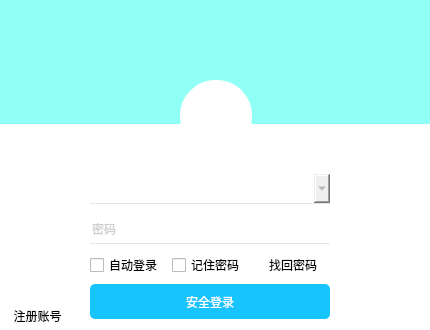
<?xml version="1.0" encoding="UTF-8"?>
<ui version="4.0">
 <class>Login</class>
 <widget class="QWidget" name="Login">
  <property name="geometry">
   <rect>
    <x>0</x>
    <y>0</y>
    <width>430</width>
    <height>330</height>
   </rect>
  </property>
  <property name="minimumSize">
   <size>
    <width>430</width>
    <height>330</height>
   </size>
  </property>
  <property name="maximumSize">
   <size>
    <width>430</width>
    <height>330</height>
   </size>
  </property>
  <property name="windowTitle">
   <string>Login</string>
  </property>
  <property name="styleSheet">
   <string notr="true">QLabel
{
	background-color: rgb(144, 255, 246);
}
.QWidget
{
	background-color:rgb(255, 255, 255)
}
QPushButton
{
	border:one;
}
QPushButton#btnMin
{
	
	image: url(:/images/min.png);
}
QPushButton#btnClose
{
	
	image: url(:/images/close.png);
}
QPushButton#btnMin:hover
{
	background-color:rgba(190,190,190,200); 
}
QPushButton#btnClose:hover
{
	background-color:rgb(255,84,57);
}
QPushButton#btnLogin
{
	background-color:rgb(23,196,252);
	border-radius:5px;
	font:normal 15px &quot;微软雅黑&quot;;
	color:white;
}
QPushButton#btnQrcode
{
	image:url(:/images/qrcode.png)
}
QPushButton#btnQrcode:hover
{
	image:url(:/images/qrcode-hover.png)
}
QComboBox,QLineEdit
{
	border:none;
	border-bottom:1px solid rgb(229,229,229);
	font:normal  &quot;宋体&quot;;
	color:rgb(154,154,154);
}
QComboBox:hover,QLineEdit:hover
{
	border-bottom:1px solid rgb(193,193,193)
}
QComboBox:focus,QLineEdit:focus
{
	border-bottom:1px solid rgb(18,183,245)
}
QComboBox::drop-down
{
	min-width:25px;
	border-image:url(:/images/drop-down.png)
}
QComboBox::drop-down:hover
{
	border-image:url(:/images/drop-down-hover.png)
}
QComboBox::drop-down:checked
{
	border-image:url(:/images/drop-down-on-hover.png)
}
QLabel#labportrait
{
	min-width:70px;
	min-height:70px;
	max-width:70px;
	max-height:70px;
	border-radius:35px;
	border:1px solid white;
	background:white
}</string>
  </property>
  <widget class="QLabel" name="labtop">
   <property name="geometry">
    <rect>
     <x>0</x>
     <y>0</y>
     <width>431</width>
     <height>124</height>
    </rect>
   </property>
   <property name="minimumSize">
    <size>
     <width>0</width>
     <height>124</height>
    </size>
   </property>
   <property name="maximumSize">
    <size>
     <width>16777215</width>
     <height>124</height>
    </size>
   </property>
   <property name="text">
    <string/>
   </property>
   <property name="pixmap">
    <pixmap resource="images.qrc">:/images/gif_label.gif</pixmap>
   </property>
  </widget>
  <widget class="QWidget" name="widget" native="true">
   <property name="geometry">
    <rect>
     <x>0</x>
     <y>124</y>
     <width>430</width>
     <height>206</height>
    </rect>
   </property>
   <widget class="QPushButton" name="btnRegister">
    <property name="geometry">
     <rect>
      <x>0</x>
      <y>180</y>
      <width>75</width>
      <height>24</height>
     </rect>
    </property>
    <property name="text">
     <string>注册账号</string>
    </property>
   </widget>
   <widget class="QPushButton" name="btnQrcode">
    <property name="geometry">
     <rect>
      <x>390</x>
      <y>170</y>
      <width>32</width>
      <height>32</height>
     </rect>
    </property>
    <property name="text">
     <string/>
    </property>
   </widget>
   <widget class="QPushButton" name="btnLogin">
    <property name="geometry">
     <rect>
      <x>90</x>
      <y>160</y>
      <width>240</width>
      <height>35</height>
     </rect>
    </property>
    <property name="text">
     <string>安全登录</string>
    </property>
   </widget>
   <widget class="QComboBox" name="username">
    <property name="geometry">
     <rect>
      <x>90</x>
      <y>50</y>
      <width>240</width>
      <height>30</height>
     </rect>
    </property>
    <property name="editable">
     <bool>true</bool>
    </property>
   </widget>
   <widget class="QLineEdit" name="passwd">
    <property name="geometry">
     <rect>
      <x>90</x>
      <y>90</y>
      <width>240</width>
      <height>30</height>
     </rect>
    </property>
    <property name="placeholderText">
     <string>密码</string>
    </property>
   </widget>
   <widget class="QWidget" name="">
    <property name="geometry">
     <rect>
      <x>90</x>
      <y>130</y>
      <width>241</width>
      <height>22</height>
     </rect>
    </property>
    <layout class="QHBoxLayout" name="horizontalLayout">
     <item>
      <widget class="QCheckBox" name="checkBox">
       <property name="text">
        <string>自动登录</string>
       </property>
      </widget>
     </item>
     <item>
      <widget class="QCheckBox" name="checkBox_2">
       <property name="text">
        <string>记住密码</string>
       </property>
      </widget>
     </item>
     <item>
      <widget class="QPushButton" name="pushButton">
       <property name="text">
        <string>找回密码</string>
       </property>
      </widget>
     </item>
    </layout>
   </widget>
  </widget>
  <widget class="QPushButton" name="btnMin">
   <property name="geometry">
    <rect>
     <x>370</x>
     <y>0</y>
     <width>31</width>
     <height>31</height>
    </rect>
   </property>
   <property name="text">
    <string/>
   </property>
  </widget>
  <widget class="QPushButton" name="btnClose">
   <property name="geometry">
    <rect>
     <x>400</x>
     <y>0</y>
     <width>31</width>
     <height>31</height>
    </rect>
   </property>
   <property name="text">
    <string/>
   </property>
  </widget>
  <widget class="QLabel" name="labportrait">
   <property name="geometry">
    <rect>
     <x>180</x>
     <y>80</y>
     <width>72</width>
     <height>72</height>
    </rect>
   </property>
   <property name="minimumSize">
    <size>
     <width>72</width>
     <height>72</height>
    </size>
   </property>
   <property name="maximumSize">
    <size>
     <width>72</width>
     <height>72</height>
    </size>
   </property>
   <property name="text">
    <string/>
   </property>
   <property name="textFormat">
    <enum>Qt::AutoText</enum>
   </property>
   <property name="pixmap">
    <pixmap resource="images.qrc">:/images/portrait/rekkles.jpg</pixmap>
   </property>
   <property name="scaledContents">
    <bool>true</bool>
   </property>
   <property name="wordWrap">
    <bool>false</bool>
   </property>
  </widget>
 </widget>
 <resources>
  <include location="images.qrc"/>
 </resources>
 <connections/>
</ui>
